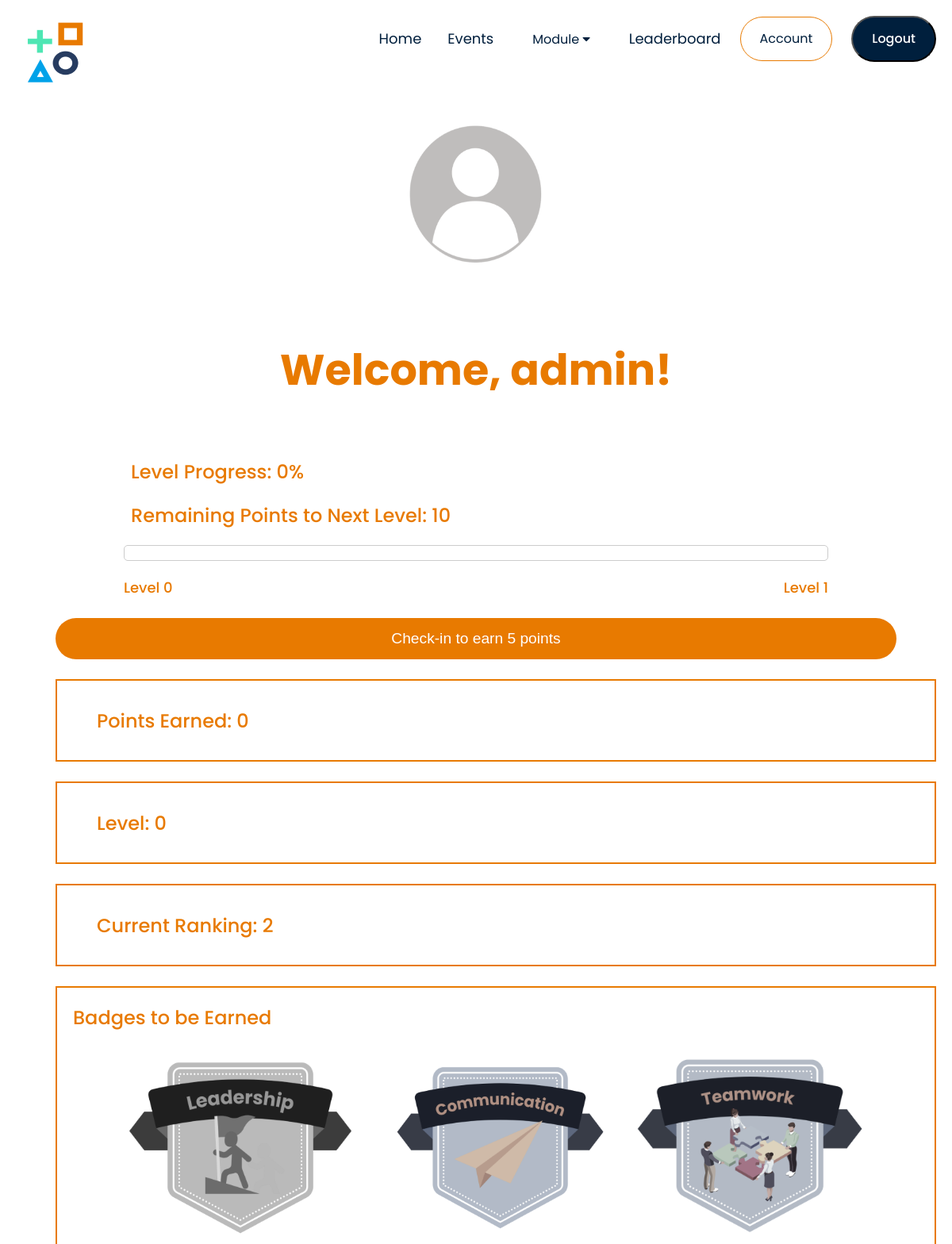
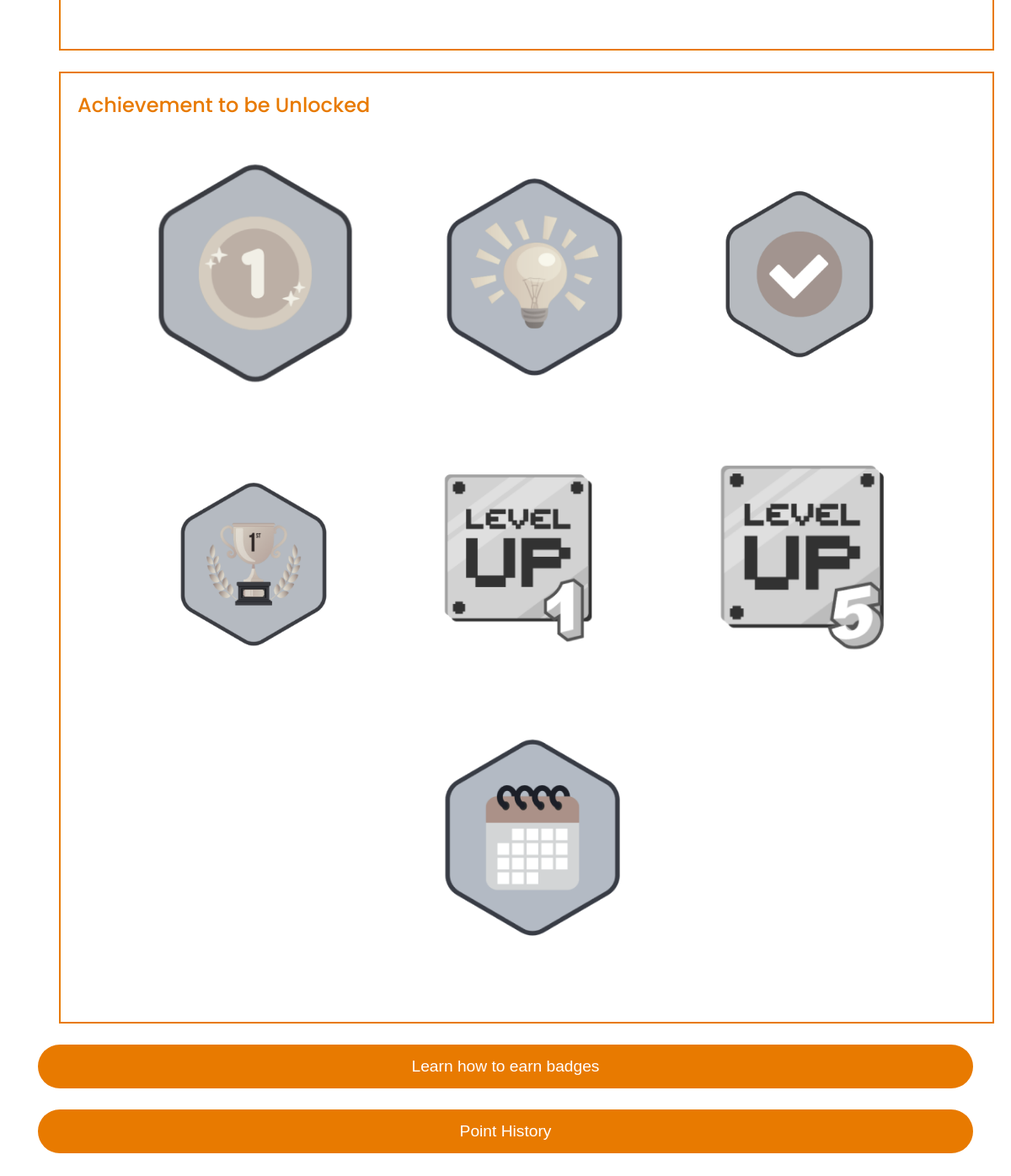
/Event/Public/account.php (signed in), run on the app's committed database (2 pictures, top to bottom).
### tables this page shows
CREATE TABLE `users` (
  `id` int(255) NOT NULL,
  `user_role_id` int(255) DEFAULT NULL,
  `username` varchar(255) NOT NULL,
  `email` varchar(255) NOT NULL,
  `password` varchar(255) NOT NULL,
  `points` int(255) NOT NULL DEFAULT 0,
  `gender` varchar(255) DEFAULT NULL
);

### Event/Public/logic_controller.php (called while the page is built, shortened)
<?php
function getUserData($conn, $username) {
    $userDataQuery = "SELECT gender FROM users WHERE username = ?";
    $userDataStmt = $conn->prepare($userDataQuery);
    $userDataStmt->bind_param("s", $username);
    $userDataStmt->execute();
    $userDataResult = $userDataStmt->get_result();
    $userData = $userDataResult->fetch_assoc();
    return $userData;
}
function getUserPoints($conn, $username) {
    $pointsQuery = "SELECT points FROM users WHERE username = ?";
    $pointsStmt = $conn->prepare($pointsQuery);
    $pointsStmt->bind_param("s", $username);
    $pointsStmt->execute();
    $pointsResult = $pointsStmt->get_result();
    $pointsRow = $pointsResult->fetch_assoc();
    $points = $pointsRow['points'];
    return $points;
}
function getRank($conn, $points) {
    $rankQuery = "SELECT rank FROM (SELECT username, points, DENSE_RANK() OVER (ORDER BY points DESC) AS rank FROM users) AS ranked_users WHERE username
    IN (SELECT username FROM users WHERE points = ?)";
    $rankStmt = $conn->prepare($rankQuery);
    $rankStmt->bind_param("i", $points);
    $rankStmt->execute();
    $rankResult = $rankStmt->get_result();
    $rankRow = $rankResult->fetch_assoc();
    $userRank = $rankRow['rank'];
    return $userRank;
}
function getLevelData($points) {
    $levels = array(
        0 => array('min' => 0, 'max' => 9),
        1 => array('min' => 10, 'max' => 29),
        2 => array('min' => 30, 'max' => 49),
        3 => array('min' => 50, 'max' => 69),
        4 => array('min' => 70, 'max' => 89),
        5 => array('min' => 90, 'max' => 109),
        6 => array('min' => 110, 'max' => 129),
        7 => array('min' => 130, 'max' => 149),
        8 => array('min' => 150, 'max' => 169),
        9 => array('min' => 170, 'max' => 179),
        10 => array('min' => 180, 'max' => 2000)
    );
    foreach ($levels as $level => $range) {
        if ($points >= $range['min'] && $points <= $range['max']) {
            $nextLevelPoints = $range['max'];
            $remainingPoints = $nextLevelPoints - $points;
            $progress = ($points - $range['min']) / ($range['max'] - $range['min']) * 100;
            return array('level' => $level, 'progress' => $progress, 'remainingPoints' => $remainingPoints + 1, 'currentLevel' => $level);
        }
    }
}
function hasSubmittedThreeEvents($conn, $username) {
    $eventSubmissionQuery = "SELECT COUNT(*) as count FROM events WHERE username = ?";
    $eventSubmissionStmt = $conn->prepare($eventSubmissionQuery);
    $eventSubmissionStmt->bind_param("s", $username);
    $eventSubmissionStmt->execute();
    $result = $eventSubmissionStmt->get_result();
    $count = $result->fetch_assoc()['count'];
    return $count >= 3;
}
function hasJoinedModule($conn, $user_id) {
    $check_module_query = "SELECT COUNT(*) as count FROM user_soft_skill_progress WHERE user_id = ?";
    $check_module_stmt = $conn->prepare($check_module_query);
    $check_module_stmt->bind_param("i", $user_id);
    $check_module_stmt->execute();
    $result = $check_module_stmt->get_result();
    $count = $result->fetch_assoc()['count'];
    return $count > 0;
}
function hasCompletedModuleChallenges($conn, $user_id, $soft_skill_ids) {
    $soft_skill_ids_str = implode(",", $soft_skill_ids);
    $check_completion_query = "
        SELECT soft_skill_id, COUNT(*) as count
        FROM user_soft_skill_progress
        WHERE user_id = ? AND soft_skill_id IN ($soft_skill_ids_str) AND completed = 1
        GROUP BY soft_skill_id
    ";
    $check_completion_stmt = $conn->prepare($check_completion_query);
    $check_completion_stmt->bind_param("i", $user_id);
    $check_completion_stmt->execute();
    $result = $check_completion_stmt->get_result();
    $completion_status = array_fill_keys($soft_skill_ids, false);
    return in_array(true, $completion_status);
}
function hasCompletedSoftSkillChallenges($conn, $user_id, $soft_skill_id, $challenge_numbers) {
    $check_completion_query = "SELECT COUNT(*) as count FROM user_soft_skill_progress WHERE user_id = ? AND soft_skill_id = ? AND challenge_number IN (?, ?, ?)";
    $check_completion_stmt = $conn->prepare($check_completion_query);
    $check_completion_stmt->bind_param("iiiii", $user_id, $soft_skill_id, $challenge_numbers[0], $challenge_numbers[1], $challenge_numbers[2]);
    $check_completion_stmt->execute();
    $result = $check_completion_stmt->get_result();
    $count = $result->fetch_assoc()['count'];
    return $count == count($challenge_numbers);
}
?>

### Event/Public/account.php (the view, shortened to what this page needs)
<?php
require_once('db_connect.php');
require_once('Part/header.php');
require_once('logic_controller.php');
$user_id = $_SESSION["user_id"];
$username = $_SESSION["username"];
try {
    $username = $_SESSION["username"];
    $user_id = $_SESSION["user_id"];
    $userData = getUserData($conn, $username);
    $gender = $userData['gender'];
    $points = getUserPoints($conn, $username);
    $levelData = getLevelData($points);
    $userLevel = $levelData['level'];
    $progress = $levelData['progress'];
    $remainingPoints = $levelData['remainingPoints'];
    $userRank = getRank($conn, $points);
    $totalUsers = getTotalUsers($conn);
    $soft_skill_id = 1;
    $challenge_numbers = [1, 2, 3];
    $completed_leadership_challenges = hasCompletedSoftSkillChallenges($conn, $user_id, $soft_skill_id, $challenge_numbers);
    $communication_id = 2;
    $completed_communcation_challenges = hasCompletedSoftSkillChallenges($conn, $user_id, $communication_id, $challenge_numbers);
    $teamwork_id = 3;
    $completed_teamwork_challenges = hasCompletedSoftSkillChallenges($conn, $user_id, $teamwork_id, $challenge_numbers);
    $soft_skill_ids = [1, 2, 3];
    $completed_module_challenges = hasCompletedModuleChallenges($conn, $user_id, $soft_skill_ids);
    $hasSubmittedThreeEvents = hasSubmittedThreeEvents($conn, $username);
    $joined_module = hasJoinedModule($conn, $user_id);
    $leadershipAlertShown = hasBadgeAlertBeenShown($conn, $user_id, 'leadership');
    $communicationAlertShown = hasBadgeAlertBeenShown($conn, $user_id, 'communication');
    $teamworkAlertShown = hasBadgeAlertBeenShown($conn, $user_id, 'teamwork');
    $pointsAlertShown = hasBadgeAlertBeenShown($conn, $user_id, 'points');
    $challengeAlertShown = hasBadgeAlertBeenShown($conn, $user_id, 'challenge');
    $moduleAlertShown = hasBadgeAlertBeenShown($conn, $user_id, 'module');
    $eventAlertShown = hasBadgeAlertBeenShown($conn, $user_id, 'event');
    $rankAlertShown = hasBadgeAlertBeenShown($conn, $user_id, 'rank');
    $lvl1AlertShown = hasBadgeAlertBeenShown($conn, $user_id, 'lvl1');
    $lvl5AlertShown = hasBadgeAlertBeenShown($conn, $user_id, 'lvl5');
} catch (Exception $e) {
    echo 'Caught exception: ', $e->getMessage(), "\n";
    exit();
}
?>
<!DOCTYPE html>
<html lang="en">
<head>
    <link rel="stylesheet" href="public.css">
    <link rel="stylesheet" href="https://stackpath.bootstrapcdn.com/font-awesome/4.7.0/css/font-awesome.min.css">
</head>
<body>
<div class="container">
    <?php
    if ($gender === 'female') {
        echo '<img src="Image/Profile_Female.png" style="width:200px;height:200px;" class="logo-centered" alt="Female Profile Picture"></a>';
    } elseif ($gender === 'male') {
        echo '<img src="Image/Profile_Male.png" style="width:200px;height:200px;" class="logo-centered" alt="Male Profile Picture"></a>';
    } else {
        echo '<img src="Image/Profile.png" style="width:200px;height:200px;" class="logo-centered" alt="Profile Picture"></a>';
    }
    ?>
    <h2 class="title"><br>Welcome, <?php echo $username; ?>!</h2>
</div>
<div class ="container">
    <div class="profile-info">
        <div class= "p-container">
            <p class="progress">Level Progress: <?php echo round($progress, 2); ?>%</p>
            <p class="progress">Remaining Points to Next Level: <?php echo $remainingPoints; ?></p>
            <div class="progress-bar-container">
            </div>
            <div class="level-label">
                <span>Level <?php echo $userLevel; ?></span>
                <span>Level <?php echo $userLevel + 1; ?></span>
            </div>
        </div>
      <div class="checkin-container">
        <form method="post" action="account.php">
            <button class ="btn" type="submit" name="checkin">Check-in to earn 5 points</button>
        </form>
      </div>
        <div class="container">
            <p>Points Earned: <?php echo $points; ?></p>
        </div>
        <div class="container">
            <p>Level: <span><?php echo $userLevel; ?></span></p>
        </div>
        <div class="container">
            <p>Current Ranking: <span><?php echo $userRank; ?></span></p>
        </div>
        <div class="badge-container">
            <p>Badges to be Earned</p>
            <?php
            if ($completed_leadership_challenges) {
                echo '<img src="Image/Leadership_Unlocked.png" alt="Leadership Unlocked Badge">';
                if (!$leadershipAlertShown) {
                    echo "<script>alert('Congratulations! You\'ve earned a Leadership Badge!');</script>";
                    markBadgeAlertAsShown($conn, $user_id, 'leadership');
                }
            } else {
                echo '<img src="Image/Leadership_Locked.png" alt="Leadership Locked Badge">';
            }
            if ( $completed_communcation_challenges) {
                echo ' <img src="Image/Communication_Unlocked.png" alt="Communication Locked Badge">';
                if (!$communicationAlertShown) {
                    echo "<script>alert('Congratulations! You\'ve earned a Communication Badge!');</script>";
                    markBadgeAlertAsShown($conn, $user_id, 'communication');
                }
            } else {
                echo ' <img src="Image/Communication_Locked.png" alt="Communication Locked Badge">';
            }
            if ($completed_teamwork_challenges) {
                echo ' <img src="Image/Teamwork_Unlocked.png" alt="Communication Locked Badge">';
                if (!$teamworkAlertShown) {
                    echo "<script>alert('Congratulations! You\'ve earned a Teamwork Badge!');</script>";
                    markBadgeAlertAsShown($conn, $user_id, 'teamwork');
                }
            } else {
                echo ' <img src="Image/Teamwork_Locked.png" alt="Communication Locked Badge">';
            }
            ?>
        </div>
        <div class="badge-container">
            <p>Achievement to be Unlocked</p>
            <?php
            if ($points >= 1) {
                echo '<img src="Image/Points_Unlocked.png" alt="Points Unlocked Badge">';
                if (!$pointsAlertShown) {
                    echo "<script>alert('Congratulations! You\'ve earned a Points Pioneer Badge!');</script>";
                    markBadgeAlertAsShown($conn, $user_id, 'points');
                }
            } else {
                echo '<img src="Image/Points_Locked.png" alt="Points Locked Badge">';
            }
            if ($joined_module) {
                echo '<img src="Image/Module_Unlocked.png" alt="Challenge Unlocked Badge">';
                if (!$challengeAlertShown) {
                    echo "<script>alert('Congratulations! You\'ve earned a Module Explorer Badge!');</script>";
                    markBadgeAlertAsShown($conn, $user_id, 'challenge');
                }
            } else {
                echo '<img src="Image/Module_Locked.png" alt="Challenge Locked Badge">';
            }
            if ($completed_module_challenges) {
                echo '<img src="Image/Complete_Unlocked.png" alt="Module Unlocked Badge">';
                if (!$moduleAlertShown) {
                    echo "<script>alert('Congratulations! You\'ve earned a Module Master Badge!');</script>";
                    markBadgeAlertAsShown($conn, $user_id, 'module');
                }
            } else {
                echo '<img src="Image/Complete_Locked.png" alt="Module Locked Badge">';
            }
            $minPointsForBadge = 50;
            $minUsersForBadge = 4;
            if ($userRank == 1 && $points >= $minPointsForBadge && $totalUsers > $minUsersForBadge) {
                echo '<img src="Image/Rank_Unlocked.png" alt="Rank Unlocked Badge">';
                if (!$rankAlertShown) {
                    echo "<script>alert('Congratulations! You\'ve earned a Lead VoyagerBadge!');</script>";
                    markBadgeAlertAsShown($conn, $user_id, 'rank');
                }
            } else {
                echo '<img src="Image/Rank_Locked.png" alt="Rank Locked Badge">';
            }
            if ($userLevel >= 1) {
                echo '<img src="Image/Lvl1_Unlocked.png" alt="Level 1 Unlocked Badge">';
                if (!$lvl1AlertShown) {
                    echo "<script>alert('Congratulations! You\'ve earned a Skill Apprentice Level 1 Badge!');</script>";
                    markBadgeAlertAsShown($conn, $user_id, 'lvl1');
                }
            } else {
                echo '<img src="Image/Lvl1_Locked.png" alt="Level 1 Locked Badge">';
            }
            if ($userLevel >= 5) {
                echo '<img src="Image/Lvl5_Unlocked.png" alt="Level 5 Unlocked Badge">';
                if (!$lvl5AlertShown) {
                    echo "<script>alert('Congratulations! You\'ve earned a Skill Sage Level 5 Badge!');</script>";
                    markBadgeAlertAsShown($conn, $user_id, 'lvl5');
                }
            } else {
                echo '<img src="Image/Lvl5_Locked.png" alt="Level 5 Locked Badge">';
            }
            if ($hasSubmittedThreeEvents){
                echo '<img src ="Image/Event_Unlocked.png" alt ="Event Locked Bagde">';
                if (!$eventAlertShown) {
                    echo "<script>alert('Congratulations! You\'ve earned a Socialite Elite Badge!');</script>";
                    markBadgeAlertAsShown($conn, $user_id, 'event');
                }
            } else{
                echo '<img src ="Image/Event_Locked.png" alt ="Event Locked Bagde">';
            }
            ?>
        </div>
    <button class="btn"><a href="badge_detail.php">Learn how to earn badges</a></button>
    <button class="btn"><a href="point_history.php">Point History</a></button>
</div>
</body>
</html>

### Event/Public/public.css (style rules this page uses)
* { margin: 0; padding: 0; box-sizing: border-box; }
body { font-family: 'Poppins', sans-serif; }
a { text-decoration: none; color: #555; }
p { color: #555; }
.container { max-width: 1300px; margin: auto; padding: 25px; }
.logo-centered { display: block; margin-left: auto; margin-right: auto; width: 50%; }
.btn { display: block; width: 100%; padding: 15px 20px; text-align: center; border: none; background: #E87A00; outline: none; border-radius: 30px; font-size: 1.2rem; color: #FFF; cursor: pointer; transition: 0.3s; margin-bottom: 25px; }
.btn a { color:#fff; }
.title { color: #E87A00; font-size: 54px; font-family: 'Poppins', sans-serif; font-weight: 700; text-align: center; }
.progress { color: #E87A00; font-size: 24px; font-family: 'Poppins', sans-serif; font-weight: 500; margin-bottom: 20px; margin-left:120px; }
.progress-bar-container { border: 1px solid #ccc; width: 80%; height: 20px; margin: 0 auto; margin-bottom: 20px; border-radius: 5px; overflow: hidden; }
.level-label { color: #E87A00; font-size: 18px; font-family: 'Poppins', sans-serif; font-weight: 500; display: flex; justify-content: space-between; margin: 0 auto; max-width: 80%; }
.profile-info { padding: 20px; }
.profile-info .container { width: 100%; height: 100px; background: white; border: 2px #E87A00 solid; padding:50px; position: relative; margin: 25px; display:flex; justify-content: space-between; }
.profile-info .badge-container { width: 100%; height: auto; padding:50px; position: relative; margin: 25px; display: flex; flex-wrap: wrap; justify-content: center; align-items: center; background: white; border: 2px #E87A00 solid; }
.profile-info .badge-container img { width: 30%; height: auto; margin: 10px; }
.profile-info .badge-container p { margin: 0; position: absolute; top: 20px; left: 20px; color: #E87A00; font-size: 24px; font-family: 'Poppins', sans-serif; font-weight: 500; }
.profile-info .container p { margin: 0; position: absolute; top: 50%; -ms-transform: translateY(-50%); transform: translateY(-50%); color: #E87A00; font-size: 24px; font-family: 'Poppins', sans-serif; font-weight: 500; }
.checkin-container { margin: 25px; }

### data on the page
users: points "0", points "10", $userLevel + 1 "1"

### other printed values
$username "admin"
$userRank "2"
